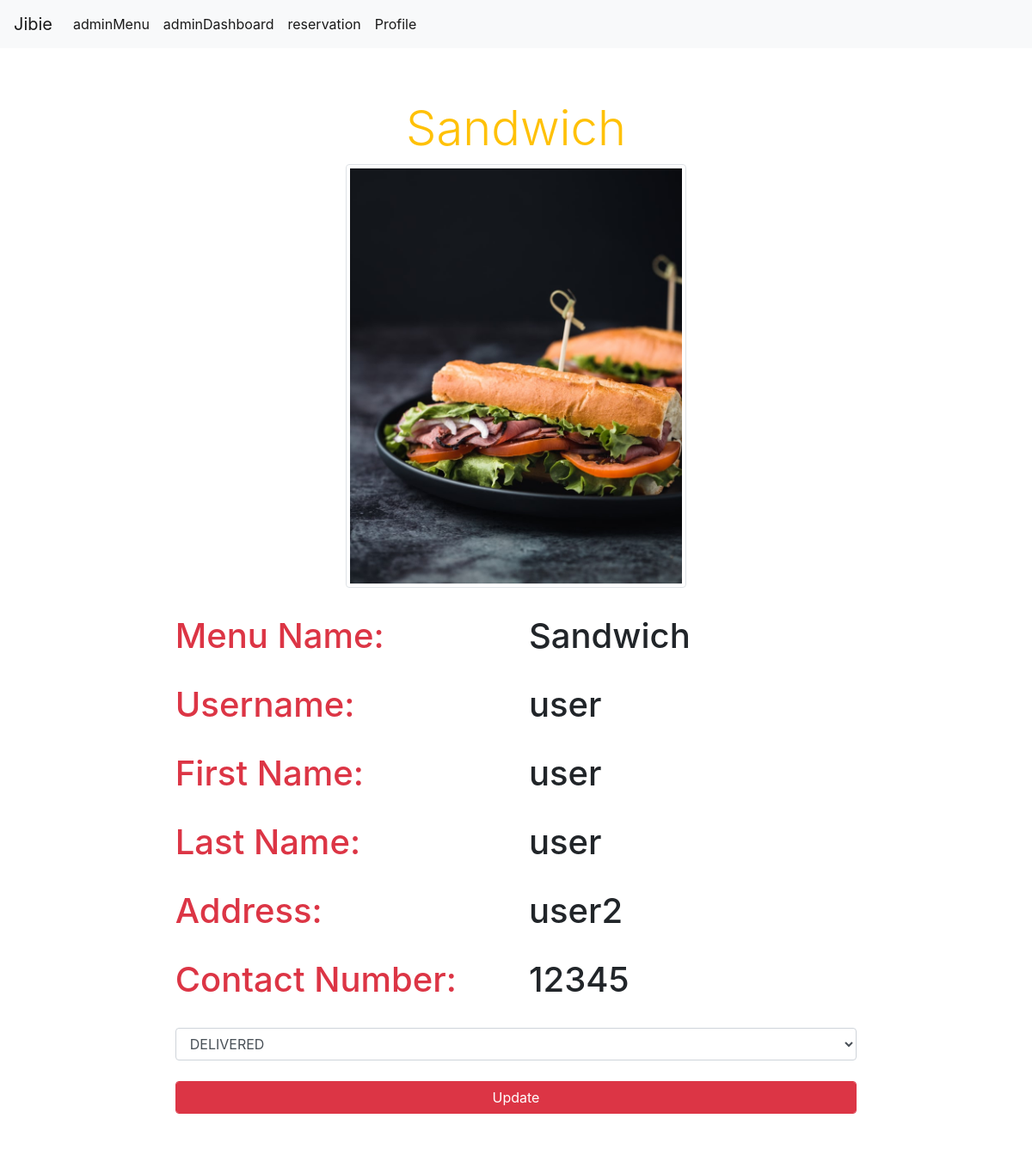
/views/updateadminOrder.php?order_id=1 (signed in), run on the app's committed database.
### tables this page shows
CREATE TABLE `transactions` (
  `transaction_id` int(11) NOT NULL,
  `order_id` int(11) NOT NULL,
  `user_id` int(11) NOT NULL,
  `menu_id` int(11) NOT NULL,
  `total_price` float(50,2) NOT NULL,
  `payment` float(50,2) NOT NULL,
  `money_change` float(50,2) NOT NULL
);

CREATE TABLE `menu` (
  `menu_id` int(11) NOT NULL,
  `menu_name` varchar(20) NOT NULL,
  `menu_price` float NOT NULL,
  `stock_quantity` int(11) NOT NULL,
  `menu_picture` varchar(50) DEFAULT NULL
);

CREATE TABLE `users` (
  `user_id` int(11) NOT NULL,
  `first_name` varchar(20) NOT NULL,
  `last_name` varchar(20) NOT NULL,
  `address` varchar(50) NOT NULL,
  `contact_number` varchar(20) NOT NULL,
  `username` varchar(20) NOT NULL,
  `password` varchar(50) NOT NULL,
  `status` varchar(1) NOT NULL DEFAULT 'U'
);

CREATE TABLE `orders` (
  `order_id` int(11) NOT NULL,
  `user_id` int(11) NOT NULL,
  `menu_id` int(11) NOT NULL,
  `order_quantity` int(11) NOT NULL,
  `total_price` float(50,2) NOT NULL,
  `order_status` varchar(20) NOT NULL DEFAULT 'PENDING'
);

### class/Database.php (called while the page is built, shortened)
<?php
  class Database{
    private $servername = "localhost";
    private $db_username = "root";
    private $db_password = "root";
    private $database = "daichi_portfolio";
    public function __construct(){
      $this->conn = new mysqli($this->servername,$this->db_username,
      $this->db_password, $this->database);
      return $this->conn;
    }
  }
?>

### action/menuAction.php (called while the page is built, shortened)
<?php
  require_once '../class/Menu.php';
  $menu = new Menu();
?>

### class/Menu.php (called while the page is built, shortened)
<?php
  require_once 'Database.php';
  class Menu extends Database{
        public function displayAdminViewOrder($order_id){
          $sql = "SELECT * FROM orders INNER JOIN menu ON orders.menu_id = menu.menu_id INNER JOIN users ON orders.user_id = users.user_id INNER JOIN transactions ON transactions.order_id =orders.order_id WHERE orders.order_id = '$order_id'";
          $result = $this->conn->query($sql);
          if($result == false){
            die("Error".$this->conn->error);
          }else{
            return $result->fetch_assoc();
          }
        }
  }
?>

### views/updateadminOrder.php (the view, shortened to what this page needs)
<?php
  include '../action/menuAction.php';
  $order_id = $_GET['order_id'];
  $order_detail = $menu->displayAdminViewOrder($order_id);
?>
<!DOCTYPE html>
<html lang="en">
<head>
  <link rel="stylesheet" href="https://stackpath.bootstrapcdn.com/bootstrap/4.5.2/css/bootstrap.min.css">
</head>
<body>
<nav class="navbar navbar-expand-lg navbar-light bg-light">
  <a class="navbar-brand" href="../index.php">Jibie</a>
  <div class="collapse navbar-collapse" id="navbarSupportedContent">
    <ul class="navbar-nav mr-auto">
      <li class="nav-item active">
        <a class="nav-link" href="../views/adminMenu.php">adminMenu<span class="sr-only">(current)</span></a>
      </li>
      <li class="nav-item active">
        <a class="nav-link" href="../views/adminDashboard.php">adminDashboard<span class="sr-only">(current)</span></a>
      </li>
      <li class="nav-item active">
        <a class="nav-link" href="../views/reservation.php">reservation<span class="sr-only">(current)</span></a>
      </li>
      <li class="nav-item active">
        <a class="nav-link" href="../views/Profile.php">Profile<span class="sr-only">(current)</span></a>
      </li>
  </div>
</nav>
<div class="container">
  <div class="card mx-auto w-75 my-5 border border-0">
    <div class="card-header bg-white text-warning border-0 mx-auto text-center">
      <h2 class="display-4 text-center"><?php echo $order_detail['menu_name']?></h2>
      <img src="../uploads/<?php echo $order_detail['menu_picture']?>" alt="" class="img-thumbnail" height="50%" width="50%">
    </div>
    <div class="card-body">
        <div class="row">
          <div class="col-md-6 mb-4 text-danger">
            <h1>Menu Name:</h1>
          </div>
          <div class="col-md-6 mb-4">
            <h1><?php echo $order_detail['menu_name']?></h1>
          </div>
        </div>
        <div class="row">
          <div class="col-md-6 mb-4 text-danger">
            <h1>Username:</h1>
          </div>
          <div class="col-md-6 mb-4">
            <h1><?php echo $order_detail['username']?></h1>
          </div>
        </div>
        <div class="row">
          <div class="col-md-6 mb-4 text-danger">
            <h1>First Name:</h1>
          </div>
          <div class="col-md-6 mb-4">
            <h1><?php echo $order_detail['first_name']?></h1>
          </div>
        </div>
        <div class="row">
          <div class="col-md-6 mb-4 text-danger">
            <h1>Last Name:</h1>
          </div>
          <div class="col-md-6 mb-4">
            <h1><?php echo $order_detail['last_name']?></h1>
          </div>
        </div>
        <div class="row">
          <div class="col-md-6 mb-4 text-danger">
            <h1>Address:</h1>
          </div>
          <div class="col-md-6 mb-4">
            <h1><?php echo $order_detail['address']?></h1>
          </div>
        </div>
        <div class="row">
          <div class="col-md-6 mb-4 text-danger">
            <h1>Contact Number:</h1>
          </div>
          <div class="col-md-6 mb-4">
            <h1><?php echo $order_detail['contact_number']?></h1>
          </div>
        </div>
        <div class="row">
          <div class="col-md-12 mb-4">
          <form action="../action/menuAction.php" method="post">
            <select name="order_status" id="" class="form-control">
              <option selected disabled value="<?php echo $order_detail['order_status']?>"><?php echo $order_detail['order_status']?></option>
            </select>
          </div>
        </div>
        <div class="row">
          <div class="col-md-12">
         <input type="submit" value="Update" name="update" class="btn btn-danger form-control">
          </div>
        </div>
    </div>
</div>
</body>
</html>

### data on the page
transactions: menu.menu_name "Sandwich", menu.menu_picture (picture), user.username "user", user.first_name "user", user.last_name "user", user.address "user2", user.contact_number "12345", order_status "DELIVERED"
